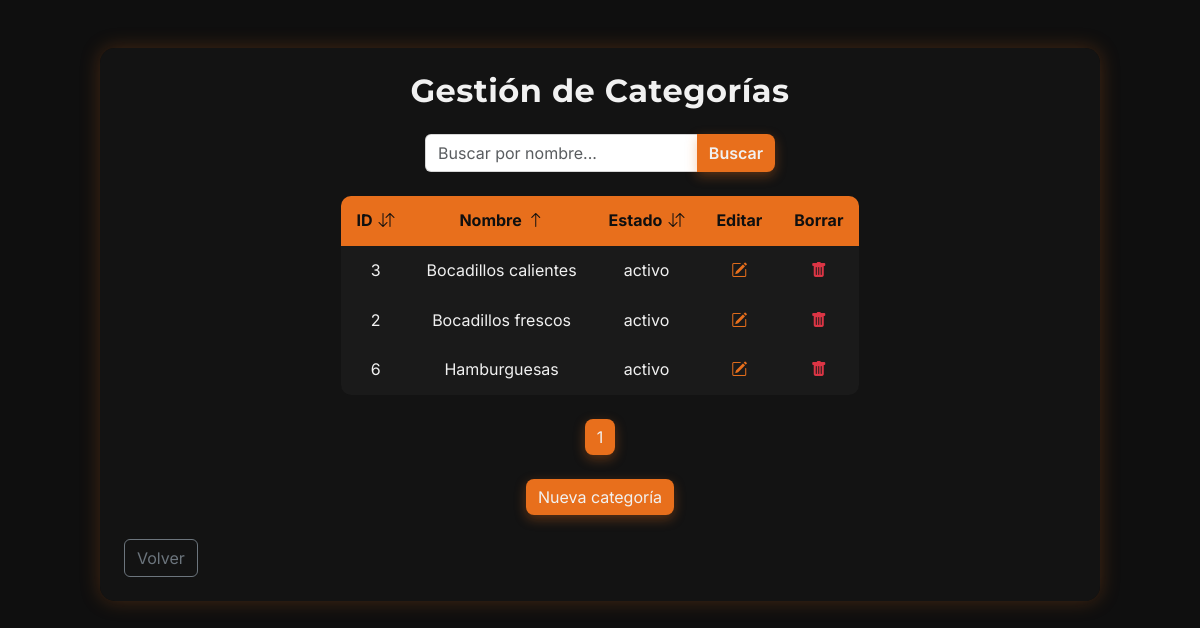
The app's page /categories/category_list.php (signed in) with its own data.
### tables this page shows
CREATE TABLE `categorias` (
  `id` int(11) NOT NULL,
  `nombre` varchar(100) NOT NULL,
  `estado` enum('activo','inactivo') NOT NULL DEFAULT 'activo'
);

### src/categories/Category.php (called while the page is built, shortened)
<?php
    class Category {
        private ?int $id = null;
        private ?string $name = null;
        private ?string $status = null;
        public function getId(): ?int {
            return $this->id;
        }
        public function getName(): ?string {
            return $this->name;
        }
        public function getStatus(): ?string {
            return $this->status;
        }
        public static function getCategories(int $page, int $perPage, string $orderBy, string $sortDirection): array {
            $db = Database::getConnection();
            $offset = ($page - 1) * $perPage;
            $allowedColumns = [
                "id" => "id",
                "name" => "nombre",
                "status" => "estado"
            ];
            $orderField = $allowedColumns[$orderBy] ?? "id";
            $sortDirection = strtoupper($sortDirection) === "DESC" ? "DESC" : "ASC";
            $sql = "SELECT id, nombre AS name, estado AS status FROM categorias ORDER BY $orderField $sortDirection LIMIT :offset, :limit";
            $stmt = $db->prepare($sql);
            $stmt->bindValue(":offset", $offset, PDO::PARAM_INT);
            $stmt->bindValue(":limit", $perPage, PDO::PARAM_INT);
            $stmt->execute();
            $stmt->setFetchMode(PDO::FETCH_CLASS, "Category");
            return $stmt->fetchAll();
        }
    }
?>

### src/categories/category_list.php (the view, shortened to what this page needs)
<?php
    require_once __DIR__ . "/Category.php";
    $db = Database::getConnection();
?>
<!DOCTYPE html>
<html lang="es">
<head>
    <link href="https://cdn.jsdelivr.net/npm/bootstrap@5.3.0/dist/css/bootstrap.min.css" rel="stylesheet">
    <link rel="stylesheet" href="https://cdn.jsdelivr.net/npm/bootstrap-icons@1.10.5/font/bootstrap-icons.css">
    <link rel="stylesheet" href="/assets/css/styles.css">
</head>
<body>
    <div class="onix-bg d-flex justify-content-center align-items-start py-5">
        <div class="onix-card-wide p-4 w-100">
            <h2 class="text-center fw-bold mb-4">Gestión de Categorías</h2>
            <form method="get" action="/categories/category_list.php" class="mb-4 onix-search mx-auto">
                <div class="input-group">
                    <input type="text" name="search" class="form-control" placeholder="Buscar por nombre..." autocomplete="off"
                           value="<?= isset($_GET['search']) ? htmlspecialchars($_GET['search']) : '' ?>">
                    <button class="btn btn-onix fw-semibold" type="submit">Buscar</button>
                </div>
            </form>
            <?php
                $page = isset($_GET["page"]) ? (int)$_GET["page"] : 1;
                $perPage = 5;
                $allowedColumns = [
                    "id" => "id",
                    "name" => "nombre",
                    "status" => "estado"
                ];
                $sortBy = isset($_GET["sort_by"]) ? $_GET["sort_by"] : "name";
                $orderField = $allowedColumns[$sortBy] ?? "nombre";
                $sortDir = isset($_GET["sort_dir"]) ? strtoupper($_GET["sort_dir"]) : "ASC";
                if (isset($_GET["search"]) && trim($_GET["search"]) !== "") {
                    $searchTerm = "%" . trim($_GET["search"]) . "%";
                    $countQuery = $db->prepare("SELECT COUNT(*) AS total FROM categorias WHERE nombre LIKE :search");
                    $countQuery->execute([":search" => $searchTerm]);
                    $totalCategories = $countQuery->fetch(PDO::FETCH_ASSOC)["total"];
                    $totalPages = ceil($totalCategories / $perPage);
                    $offset = ($page - 1) * $perPage;
                    $query = $db->prepare("SELECT id, nombre AS name, estado AS status FROM categorias
                                           WHERE nombre LIKE :search ORDER BY $orderField $sortDir LIMIT :offset, :limit");
                    $query->bindValue(":search", $searchTerm, PDO::PARAM_STR);
                    $query->bindValue(":offset", $offset, PDO::PARAM_INT);
                    $query->bindValue(":limit", $perPage, PDO::PARAM_INT);
                    $query->execute();
                    $query->setFetchMode(PDO::FETCH_CLASS, "Category");
                    $categories = $query->fetchAll();
                } else {
                    $categories = Category::getCategories($page, $perPage, $sortBy, $sortDir);
                    $countQuery = $db->query("SELECT count(*) AS total FROM categorias");
                    $totalCategories = $countQuery->fetch(PDO::FETCH_ASSOC)["total"];
                    $totalPages = ceil($totalCategories / $perPage);
                }
                function sortIcon(string $col, string $currentSortBy, string $currentSortDir): string {
                    if ($col !== $currentSortBy) return '<i class="bi bi-arrow-down-up"></i>';
                    return $currentSortDir === "ASC"
                        ? '<i class="bi bi-arrow-up"></i>'
                        : '<i class="bi bi-arrow-down"></i>';
                }
                function sortUrl(string $col, string $currentSortDir): string {
                    $newDir = $currentSortDir === "ASC" ? "DESC" : "ASC";
                    $url = "/categories/category_list.php?sort_by=$col&sort_dir=$newDir";
                    return $url;
                }
            ?>
            <div class="table-responsive">
                <table class="onix-table align-middle text-center mx-auto">
                    <thead>
                        <tr>
                            <th><a href="<?= sortUrl('id', $sortDir) ?>">ID <?= sortIcon('id', $sortBy, $sortDir) ?></a></th>
                            <th><a href="<?= sortUrl('name', $sortDir) ?>">Nombre <?= sortIcon('name', $sortBy, $sortDir) ?></a></th>
                            <th><a href="<?= sortUrl('status', $sortDir) ?>">Estado <?= sortIcon('status', $sortBy, $sortDir) ?></a></th>
                            <th>Editar</th>
                            <th>Borrar</th>
                        </tr>
                    </thead>
                    <tbody>
                        <?php
                            if (empty($categories)) {
                                echo "<tr><td colspan='5' class='text-center py-3 text-light'>
                                          No se encontraron categorías
                                      </td></tr>";
                            } else {
                                foreach ($categories as $category) {
                                    echo "<tr>";
                                    echo "<td>" . htmlspecialchars((string)$category->getId()) . "</td>";
                                    echo "<td>" . htmlspecialchars((string)$category->getName()) . "</td>";
                                    echo "<td>" . htmlspecialchars((string)$category->getStatus()) . "</td>";
                                    echo "<td><a class='text-onix fw-bold' href='/categories/category_edit.php?id=" . $category->getId() . "'>
                                              <i class='bi bi-pencil-square'></i>
                                          </a></td>";
                                    echo "<td><a class='text-danger fw-bold' href='/categories/category_delete.php?id=" . $category->getId() . "'>
                                              <i class='bi bi-trash-fill'></i>
                                          </a></td>";
                                    echo "</tr>";
                                }
                            }
                        ?>
                    </tbody>
                </table>
            </div>
            <div class="text-center mt-4">
                <?php
                    for ($i = 1; $i <= $totalPages; $i++) {
                        $url = "/categories/category_list.php?page=$i&sort_by=$sortBy&sort_dir=$sortDir";
                        if ($i == $page) {
                            echo "<button class='btn btn-onix mx-1'>$i</button>";
                        } else {
                            echo "<a href='$url' class='btn btn-outline-onix mx-1'>$i</a>";
                        }
                    }
                ?>
            </div>
            <div class="text-center mt-4 d-flex justify-content-center gap-3">
                <a href="/categories/category_create.php" class="btn btn-onix">Nueva categoría</a>
            </div>
            <div class="text-center text-lg-start mt-4">
                <a href="/utils/admin_panel.php" class="btn btn-outline-secondary">Volver</a>
            </div>
        </div>
    </div>
</body>
</html>

### src/assets/css/styles.css (style rules this page uses)
* { margin: 0; padding: 0; font-family: 'Inter', sans-serif; box-sizing: border-box; }
h1, h2, h3, h4 { font-family: 'Montserrat', sans-serif; letter-spacing: 0.5px; }
body { background-color: #0F0F0F; color: #F1F1F1; line-height: 1.6; }
a { color: #F1F1F1; text-decoration: none; }
.onix-bg { min-height: 100vh; padding: 2rem; }
.onix-card-wide { background: rgba(20, 20, 20, 0.85); border-radius: 15px; width: 100%; max-width: 1000px; box-shadow: 0 0 20px rgba(232, 111, 28, 0.25); backdrop-filter: blur(8px); }
.btn-onix { background-color: #E86F1C; color: #F1F1F1; border: none; border-radius: 8px; box-shadow: 0 4px 12px rgba(232, 111, 28, 0.35); transition: all 0.2s ease-in-out; }
.text-onix { color: #E86F1C; }
.onix-table { background-color: #1A1A1A; color: #F1F1F1; border-radius: 10px; overflow: hidden; }
.onix-table thead { background-color: #E86F1C; color: #0F0F0F; font-weight: 700; }
.onix-table thead a { color: #0F0F0F; text-decoration: none; font-weight: 700; }
.onix-table tbody tr { transition: background-color 0.2s ease; }
.onix-table td, .onix-table th { padding: 12px 16px; vertical-align: middle; }
.onix-table a { color: #E86F1C; font-weight: 600; }
.onix-table, .onix-table th, .onix-table td { border-color: #333 !important; }
.onix-table th a { display: inline-flex; align-items: center; gap: 6px; white-space: nowrap; }
.onix-search { max-width: 350px; }
.onix-search input { background: #FFFF !important; color: #000 !important; border: 1px solid #CCCC !important; }

### records on screen
categorias: id "3", nombre "Bocadillos calientes", estado "activo"
categorias: id "2", nombre "Bocadillos frescos", estado "activo"
categorias: id "6", nombre "Hamburguesas", estado "activo"
